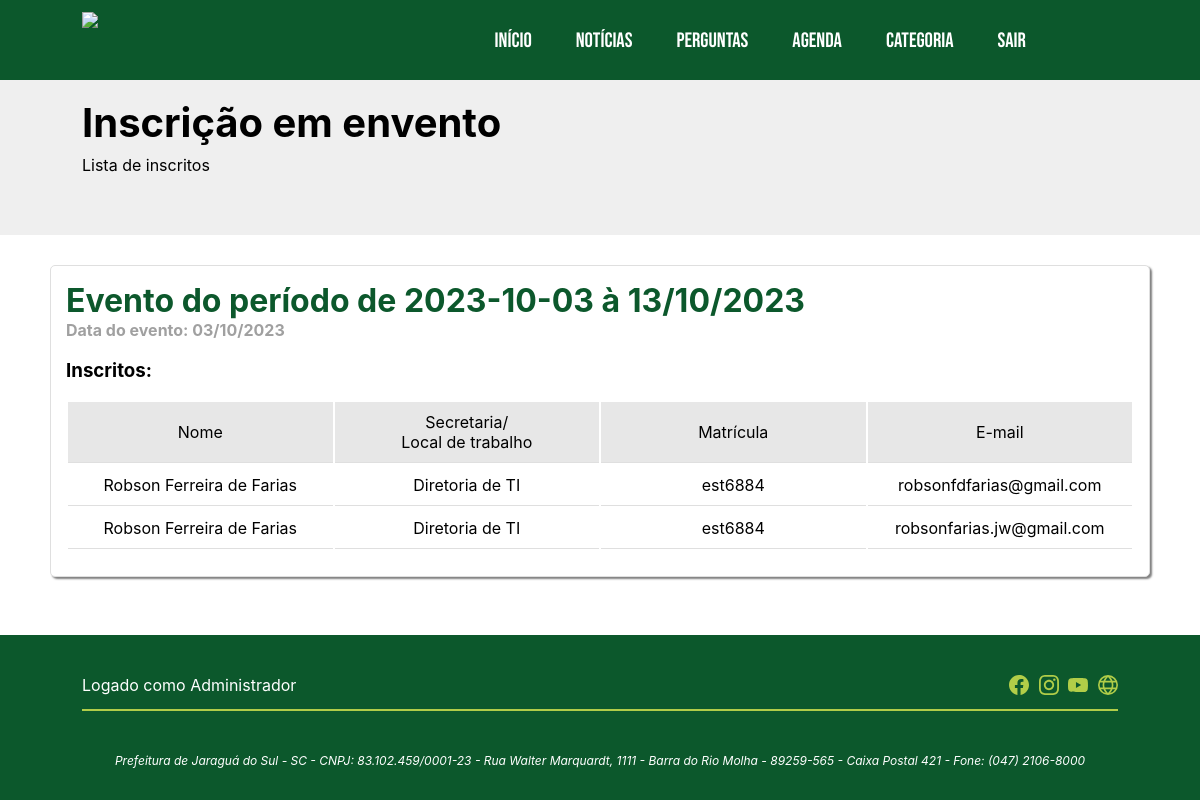
The page /AdminConfig/inscritos.php?id=1 (signed in) on the database its author committed.
### tables this page shows
CREATE TABLE `agenda` (
  `id` int(200) NOT NULL AUTO_INCREMENT,
  `dtpost` varchar(15) DEFAULT NULL,
  `dtinicio` varchar(15) NOT NULL,
  `dtfim` varchar(15) NOT NULL,
  `texto` text NOT NULL,
  `vagas` int(5) NOT NULL,
  `certificado` int(1) NOT NULL,
  `preenchido` int(5) DEFAULT NULL,
  `titulo` varchar(250) DEFAULT NULL,
  `horainicio` varchar(5) NOT NULL,
  `horafim` varchar(5) NOT NULL,
  `localEvent` varchar(255) DEFAULT NULL,
  PRIMARY KEY (`id`)
);

CREATE TABLE `inscritos` (
  `id` int(200) NOT NULL AUTO_INCREMENT,
  `nome` varchar(250) NOT NULL,
  `secretaria` varchar(250) NOT NULL,
  `matricula` varchar(50) NOT NULL,
  `email` varchar(200) NOT NULL,
  `idevento` varchar(200) DEFAULT NULL,
  PRIMARY KEY (`id`)
);

### AdminConfig/class/DB.class.php (called while the page is built, shortened)
<?php
class DB {
    private static $con;
    public static function conn(){
        if(is_null(self::$con)){
            try{
                self::$con = new PDO('mysql:host='.HOST.';dbname='.DB.'', USER, PASSWORD);
                self::$con->setAttribute(PDO::ATTR_ERRMODE, PDO::ERRMODE_EXCEPTION);
            }catch(PDOException $e){
                echo $e->getMessage();
            }
        }
        return self::$con;
    }
}
?>

### AdminConfig/class/limpa.variavel.class.php (called while the page is built)
<?php
class LimpaVar{
    function limpa($var){
        $tags = array("<?php", "?>", "<script", "</script>", "union select", "UNION SELECT", "UNION INSERT", "union insert", "union delete", "UNION DELETE", "UNION UPDATE", "union update",
                    "INTO OUTFILE", "into outfile", "INTO LOADFILE", "into loadfile");
        $var = str_replace($tags, "", $var);
        $var = strip_tags($var);
        return $var;
    }
}
?>

### AdminConfig/class/inscritos.class.php (the view, shortened to what this page needs)
<?php
    class Inscritos{
        function __construct(){
            include_once("DB.class.php");
            include_once("limpa.variavel.class.php");
        }
        function getInscForEvent($idEvent){
            $limpa = new LimpaVar();
            $id = $limpa->limpa($idEvent);
            $objEvent = DB::conn()->prepare("SELECT * FROM agenda WHERE id=?");
            if($objEvent->execute(array($id))){
                $rowNumEv = $objEvent->rowCount();
                if($rowNumEv>0){
                    $event = $objEvent->fetchObject();
                    $obj = DB::conn()->prepare("SELECT * FROM inscritos WHERE idevento=?");
                    if($obj->execute(array($id))){
                        $rowNum = $obj->rowCount();
                        if($rowNum>0){
                            echo '
                            <header id="titulo">Evento do período de '.$event->dtinicio.' à '.$event->dtfim.'</header>
                            <article>
                                <header id="data">Data do evento: '.$event->dtpost.'</header>
                                <h3>Inscritos:</h3>';
                                echo '<table id="tabInscForEvent"><tr><td>Nome</td><td>Secretaria/<br>Local de trabalho</td><td>Matrícula</td><td>E-mail</td></tr>';
                            while($linha = $obj->fetchObject()){
                                echo '<tr>
                                    <td>'.$linha->nome.'</td>
                                    <td>'.$linha->secretaria.'</td>
                                    <td>'.$linha->matricula.'</td>
                                    <td>'.$linha->email.'</td>
                                </tr>';
                            }
                            echo '</table></article>';
                        }else{
                            echo 'Não há inscrições para esse evento!';
                        }
                    }else{
                        echo 'Erro na consulta dos inscritos!';
                    }
                }else{
                    echo 'Evento não encontrado!';
                }
            }else{
                echo 'Ocorreu um erro na pesquisa...';
            }
        }
    }
?>

### AdminConfig/style.css (style rules this page uses)
* { scroll-behavior: smooth; }
body { margin: 0px; padding: 0px; font-family: 'Inter'; background-color: white; }
* { scrollbar-width: auto; scrollbar-color: #b1cd49 #0c582c; }
#artigo header#titulo { font-size: 2rem; color: #0c582c; text-align: left; font-weight: bold; }
#artigo header#data { color: #a0a0a0; text-align: left; font-weight: bold; }
#artigo article { padding-bottom: 10px; }
#tabInscForEvent { width: 100%; table-layout:fixed; }
#tabInscForEvent tr td { padding: 10px; border-bottom: 1px solid #dfdfdf; border-collapse: collapse; text-align: center; white-space: pre-wrap; word-wrap:break-word; }
#tabInscForEvent tr { background-color: #fff; transition: ease-in-out 0.3s; }
#tabInscForEvent tr:nth-child(1) { background-color: #e7e7e7; }

### AdminConfig/menu.css (style rules this page uses)
body { margin: 0; padding: 0; }

### AdminConfig/footer.php (style rules this page uses)
body { padding: 0px; margin: 0px; }

### rows shown on the page
agenda: dtinicio "2023-10-03", dtfim "13/10/2023", dtpost "03/10/2023"
inscritos: nome "Robson Ferreira de Farias", secretaria "Diretoria de TI", matricula "est6884", email "robsonfdfarias@gmail.com"
inscritos: nome "Robson Ferreira de Farias", secretaria "Diretoria de TI", matricula "est6884", email "robsonfarias.jw@gmail.com"

### other values the page prints
$titulo "Inscrição em envento"
$subtitulo "Lista de inscritos"
$_SESSION['nome'] "Administrador"
